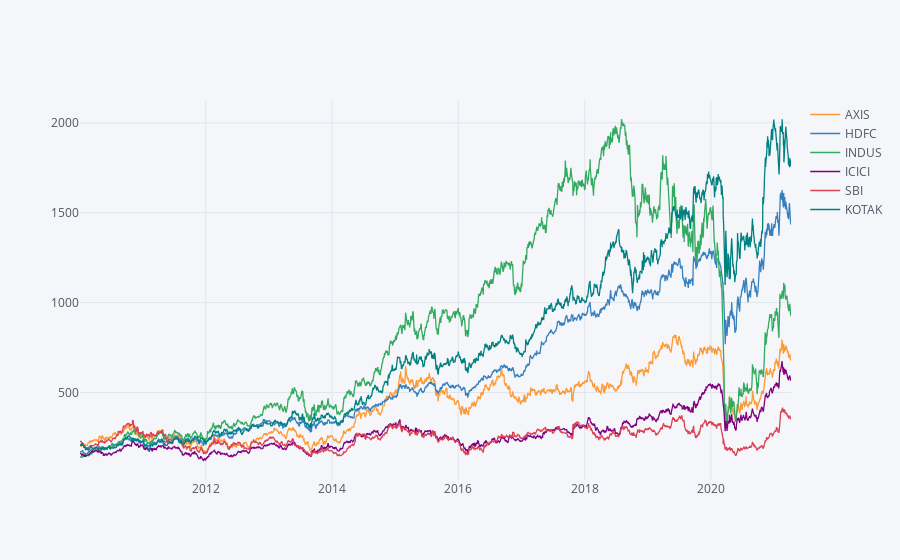

This figure's notebook cell:
### Markdown cell above
now let's call the plotly library to visualize it even better.

### Code cell
bank_stocks.xs(key='Close',axis=1,level='Stock Info').iplot()

### Figure 1 — Plotly figure (JSON) as saved in the notebook; plotly's stock layout.template omitted (floating-point values rounded to 4 significant figures; data arrays with more than 128 entries replaced by an {"elided": "..."} marker saying what was removed)
{"data": [{"line": {"color": "rgba(255, 153, 51, 1.0)", "dash": "solid", "shape": "linear", "width": 1.3}, "mode": "lines", "name": "AXIS", "text": "", "type": "scatter", "x": {"elided": "2777 str values"}, "y": {"elided": "2777 float values"}}, {"line": {"color": "rgba(55, 128, 191, 1.0)", "dash": "solid", "shape": "linear", "width": 1.3}, "mode": "lines", "name": "HDFC", "text": "", "type": "scatter", "x": {"elided": "2777 str values"}, "y": {"elided": "2777 float values"}}, {"line": {"color": "rgba(50, 171, 96, 1.0)", "dash": "solid", "shape": "linear", "width": 1.3}, "mode": "lines", "name": "INDUS", "text": "", "type": "scatter", "x": {"elided": "2777 str values"}, "y": {"elided": "2777 float values"}}, {"line": {"color": "rgba(128, 0, 128, 1.0)", "dash": "solid", "shape": "linear", "width": 1.3}, "mode": "lines", "name": "ICICI", "text": "", "type": "scatter", "x": {"elided": "2777 str values"}, "y": {"elided": "2777 float values"}}, {"line": {"color": "rgba(219, 64, 82, 1.0)", "dash": "solid", "shape": "linear", "width": 1.3}, "mode": "lines", "name": "SBI", "text": "", "type": "scatter", "x": {"elided": "2777 str values"}, "y": {"elided": "2777 float values"}}, {"line": {"color": "rgba(0, 128, 128, 1.0)", "dash": "solid", "shape": "linear", "width": 1.3}, "mode": "lines", "name": "KOTAK", "text": "", "type": "scatter", "x": {"elided": "2777 str values"}, "y": {"elided": "2777 float values"}}], "layout": {"legend": {"bgcolor": "#F5F6F9", "font": {"color": "#4D5663"}}, "paper_bgcolor": "#F5F6F9", "plot_bgcolor": "#F5F6F9", "title": {"font": {"color": "#4D5663"}}, "xaxis": {"gridcolor": "#E1E5ED", "showgrid": true, "tickfont": {"color": "#4D5663"}, "title": {"font": {"color": "#4D5663"}, "text": ""}, "zerolinecolor": "#E1E5ED"}, "yaxis": {"gridcolor": "#E1E5ED", "showgrid": true, "tickfont": {"color": "#4D5663"}, "title": {"font": {"color": "#4D5663"}, "text": ""}, "zerolinecolor": "#E1E5ED"}}}
